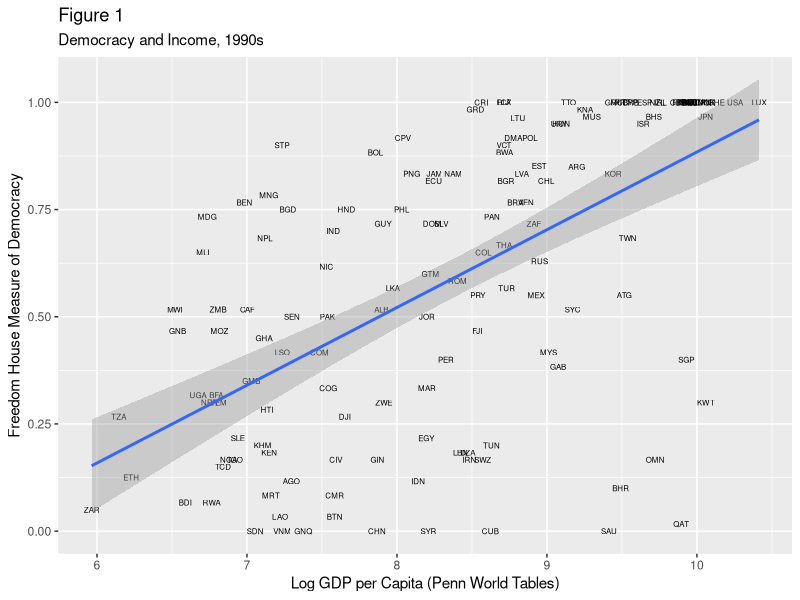
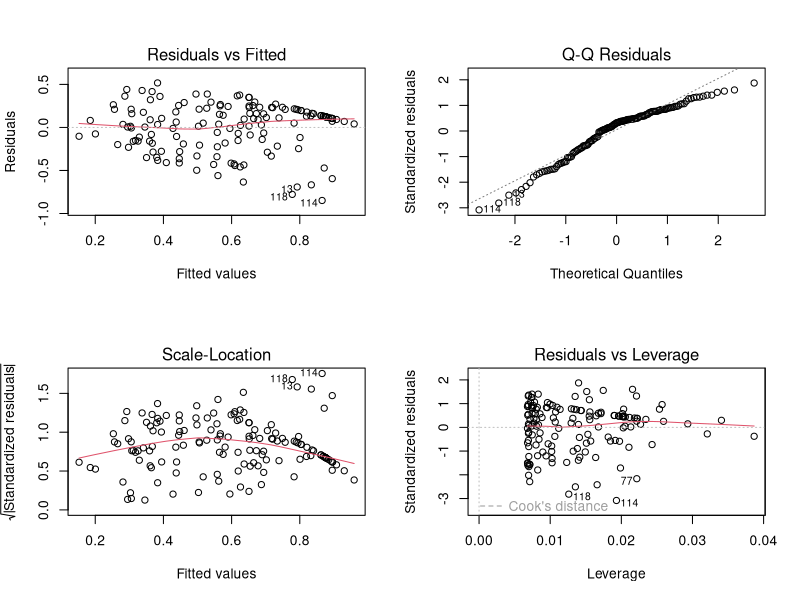
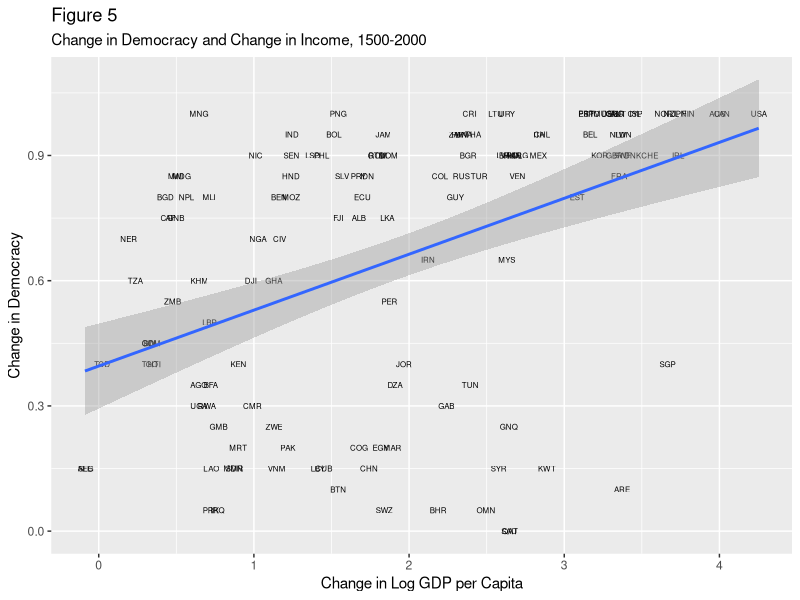
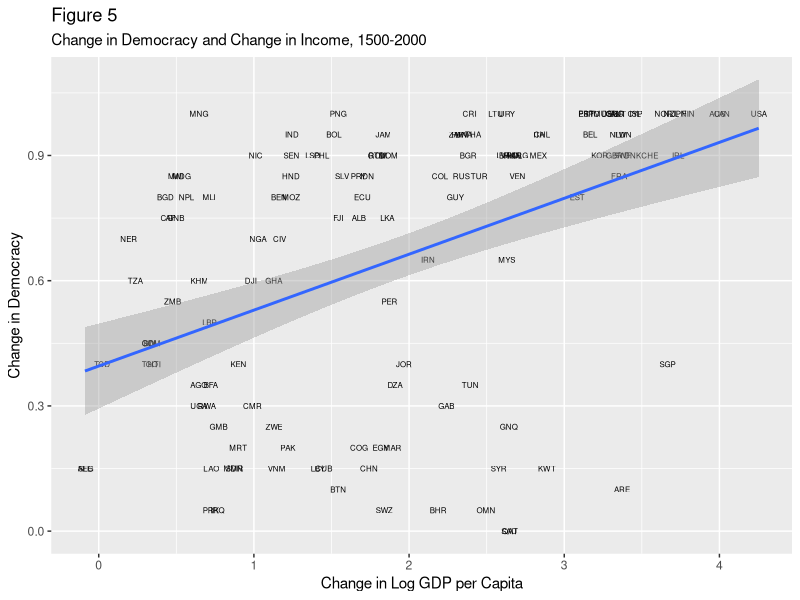
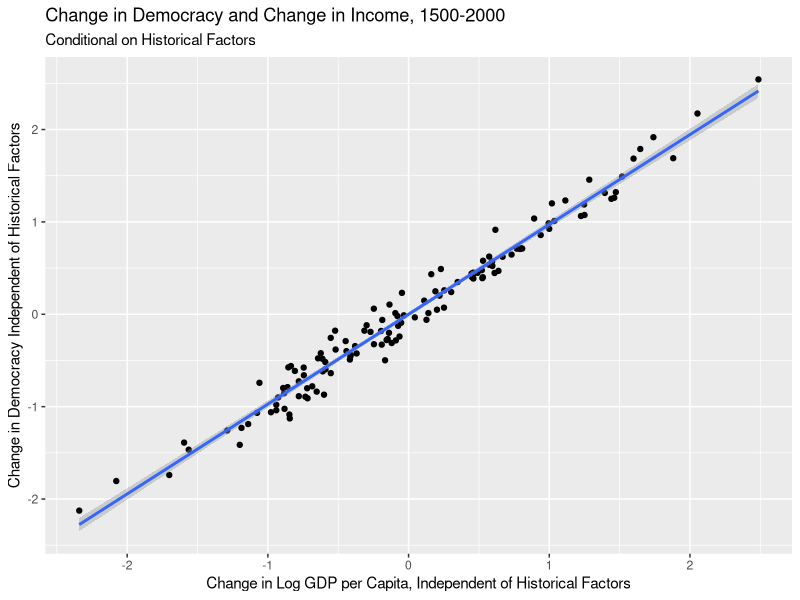

Source code (R) for these figures, in order:
library(ggplot2)

setwd("D:\\Dropbox\\My projects\\Courses\\ST_R\\website\\meetings\\m10\\data")

figure1 <- read.csv("figure1.csv", stringsAsFactors = FALSE)

ggplot(figure1, aes(x=lrgdpch, y=fhpolrigaug))+
  geom_text(aes(label=code), size=2)+
  geom_smooth(method="lm")+
  labs(x="Log GDP per Capita (Penn World Tables)",
       y="Freedom House Measure of Democracy",
       title="Figure 1",
       subtitle="Democracy and Income, 1990s")

acem1 <- lm(fhpolrigaug~lrgdpch, data=figure1)

summary(acem1)

acem1$r.squared

library(lmtest)

bptest(acem1)

par(mfrow=c(2,2)) # 

plot(acem1) #

figure2 <- read.csv("figure2.csv", 
                    stringsAsFactors = FALSE, sep="\t")

ggplot(figure2, aes(x=growth, y=democ))+
  geom_text(aes(label=code), size=2)+
  geom_smooth(method="lm")+
  labs(x="Change in Log GDP per Capita",
       y="Change in Democracy",
       title="Figure 5",
       subtitle="Change in Democracy and Change in Income, 1500-2000")
acem2 <- lm(democ~growth, data=figure2)

summary(acem2)

figure3 <- read.csv("figure3.csv", stringsAsFactors = FALSE, sep="\t")

ggplot(figure3, aes(x=growth, y=democ))+
  geom_text(aes(label=code), size=2)+
  geom_smooth(method="lm")+
  labs(x="Change in Log GDP per Capita",
       y="Change in Democracy",
       title="Figure 5",
       subtitle="Change in Democracy and Change in Income, 1500-2000")

democracy <- lm(democ~consfirstaug+indcent+
              rel_catho80+rel_muslim80+rel_protmg80, 
              data=figure3)
growth <- lm(growth~consfirstaug+indcent+
               rel_catho80+rel_muslim80+rel_protmg80, 
             data=figure3)
			 
democracy <- lm(growth~ democ+consfirstaug+indcent+
                  rel_catho80+rel_muslim80+rel_protmg80, 
                data=figure3)

summary(democracy)

democracy$residuals <- as.numeric(democracy$residuals)
growth$residuals <- as.numeric(growth$residuals)

residuals <- as.data.frame(cbind(democracy$residuals, growth$residuals))

names(residuals) <- c("democracy", "growth")

mod3 <- lm(growth~democracy, data=residuals)
summary(mod3)

cor(residuals$democracy, residuals$growth, use="complete.obs")
  
ggplot(residuals, aes(x=growth, y=democracy))+
  geom_point()+
  geom_smooth(method="lm")+
  labs(x="Change in Log GDP per Capita, Independent of Historical Factors",
       y="Change in Democracy Independent of Historical Factors",
       title="Change in Democracy and Change in Income, 1500-2000",
       subtitle="Conditional on Historical Factors")
